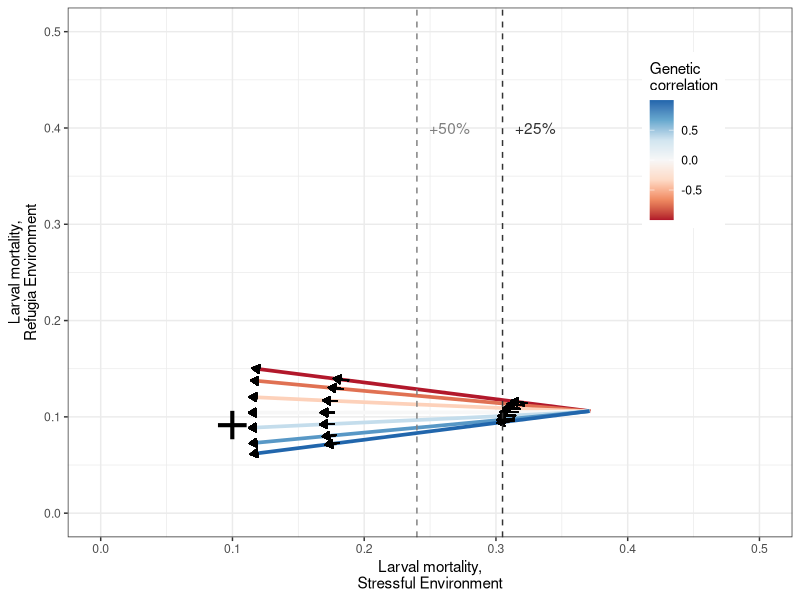

Write the R code that produced this figure.
library(MASS)
library(car)
library(sfsmisc)
library(ggplot2)
library(grid)

##choose parameter values
#env1 = hot/stress env; env2 = control/refugia env
gen=30  #total number of generations to run
gen2100=20  #number of generations completed by the year 2100
theta = c(0.1,0.1) #optimum trait values
zbar1.start=0.371 #mean trait value in stressful env.
zbar2.start=0.106 #mean trait value in refugia env.
G11=0.033 #additive genetic variance in stressful env.
G22=0.001 
P11=0.052 #phenotypic variance ...
P22=0.009
omega1=3*P11 #width of the fitness function
omega2=3*P22
r12=c(0.999, 0.75, 0.375, 0, -0.375, -0.75, -0.999)   #genetic correlation

##determine qs (proportion population inhabiting stressful environment) for first gen2100 generations
#rcp 8.5/6 (linear increase from 0.001 to 0.98 over gen2100 generations)
delta.q <- (0.98-0.001)/gen2100
curr.q <- 0.001
for (k in 1:gen2100) {
	new.q <- curr.q[k] + delta.q
	curr.q <- c(curr.q, new.q)
}
qs <- c(0.001,curr.q,rep(0.98,(gen-gen2100-2)))
j.2 <- seq(2, gen+1, 1)
qs.var <- cbind.data.frame(j.2,qs)

##calculate evolutionary trajectories
df.T <- NULL
for(i in 1:length(r12)){ ##this loop controls different values of genetic correlation, creating a trajectory for each
  
  ##create matrices from parameter values, except for G
  omega.P = matrix(c(omega1+P11, 0, 0, omega2+P22), 2)
  inverse = solve(omega.P)
  zbar.mat=matrix(c(zbar1.start, zbar2.start),1)
  start=zbar.mat[1,]
  zbar=zbar.mat[1,]
  G12 <- r12[i]*sqrt(G11*G22)
  G=matrix(c(G11,G12,G12,G22),2)
  prod = G %*% inverse
  P=NULL #clear P for each iteration; P stores each set of points for one trajectory sans the first row

  delta=c(0,0)
  for (j in 2:gen) {
  	  q1=qs.var$qs[j]
  	  q=matrix(c(q1,(1-q1)),2)
	  delta = prod %*% (q*(theta - zbar))
	  zbar=zbar+delta
	  P.1=cbind(j, r12[i],t(zbar))
    P=rbind(P,P.1)
  }
  T.1 <- cbind(1, r12[i],t(start)) #create rows to id gen and r
  T <- rbind(T.1,P)  #add start position to P
  T <- data.frame(T)
  df.T <- rbind(df.T, T) #df.T combines P for each 
}

## create plot
interval = seq(from=10, to=length(df.T$j), by=10)  ##arrowheads every how many generations? Total # of generations run needs to be divisible by this number!
p <- ggplot(df.T, aes(x=V3, y=V4, group=V2, color=V2)) + geom_line(size=1.25)+ theme_bw()+ scale_colour_gradientn(name="Genetic\ncorrelation", colours = c("#b2182b","#ef8a62","#fddbc7","#f7f7f7","#d1e5f0","#67a9cf","#2166ac")) + xlab("Larval mortality,\nStressful Environment")+ ylab("Larval mortality,\nRefugia Environment")  
for (i in 1:length(interval)) {
    p <- p + geom_segment(x= df.T[interval[i]-1,3], y=df.T[interval[i]-1,4], xend=df.T[interval[i],3], yend=df.T[interval[i],4], colour="black", arrow=arrow(type="closed", length=unit(0.2,"cm")))
}
p +  annotate("text", x = theta[1], y = theta[2], label = "+", size=15, color="black")+ xlim(c(0,0.5)) + ylim(c(0,0.5))+theme(legend.position=c(0.85,0.75))+geom_vline(xintercept=0.24, color="grey50", linetype=2)+geom_vline(xintercept=0.305, color="grey20", linetype=2)+annotate("text", x=0.265, y=0.4, label="+50%", color="grey50") +annotate("text", x=0.33, y=0.4, label="+25%", color="grey20")

## return values of interest (% distance evolved to high temp. optimum)
#evolved value in stressful is column V3; in refugia is V4

#subset(df.T, df.T$j==gen2100+1)  ##output for all genetic correlation values
evolved.zbar <- (subset(df.T, df.T$j==gen2100+1)$V3)[4]  ##evolved phenotypic val. in stressful environment when genetic correlation = 0
distance.to.evolve <- theta[1]-zbar1.start
percent.evolved <- (evolved.zbar - zbar1.start)/distance.to.evolve

percent.evolved
